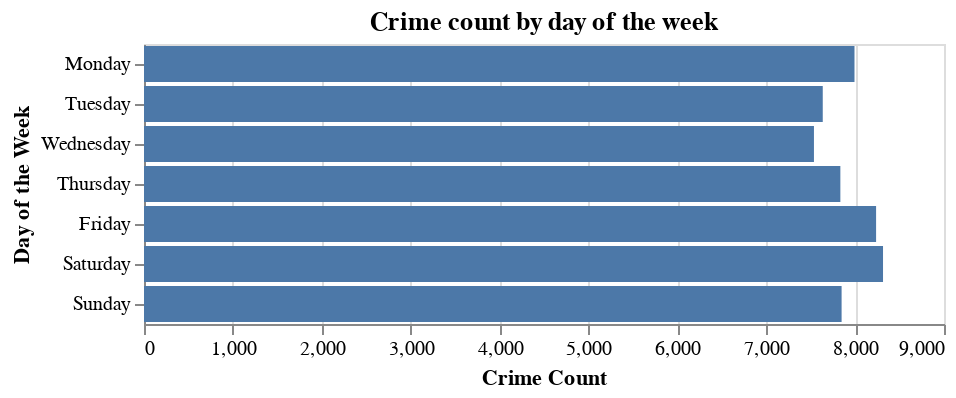

Write notebook code for a chart like this one.
### Code cell
# Crime count by day of the week
df['WEEKDAY'] = df.apply(lambda x: calendar.day_name[datetime.date(x['YEAR'], x['MONTH'], x['DAY']).weekday()], axis=1)

weekday_count = df.groupby('WEEKDAY')['WEEKDAY'].count().reset_index(name='count')
alt.Chart(weekday_count).mark_bar().encode(
    x=alt.X('count', title='Crime Count'),
    y=alt.Y('WEEKDAY', sort=['Monday', 'Tuesday', 'Wednesday', 'Thursday', 'Friday', 'Saturday', 'Sunday'], title='Day of the Week')
).properties(title='Crime count by day of the week')

### Figure 1 — Vega-Lite specification as saved in the notebook (floating-point values rounded to 4 significant figures)
{"config": {"view": {"continuousWidth": 400, "continuousHeight": 300}}, "data": {"name": "data-1d3a39676b478aed1b646b885b6a365b"}, "mark": "bar", "encoding": {"x": {"type": "quantitative", "field": "count", "title": "Crime Count"}, "y": {"type": "nominal", "field": "WEEKDAY", "sort": ["Monday", "Tuesday", "Wednesday", "Thursday", "Friday", "Saturday", "Sunday"], "title": "Day of the Week"}}, "title": "Crime count by day of the week", "$schema": "https://vega.github.io/schema/vega-lite/v4.8.1.json", "datasets": {"data-1d3a39676b478aed1b646b885b6a365b": [{"WEEKDAY": "Friday", "count": 8236}, {"WEEKDAY": "Monday", "count": 7993}, {"WEEKDAY": "Saturday", "count": 8314}, {"WEEKDAY": "Sunday", "count": 7848}, {"WEEKDAY": "Thursday", "count": 7834}, {"WEEKDAY": "Tuesday", "count": 7636}, {"WEEKDAY": "Wednesday", "count": 7537}]}}
